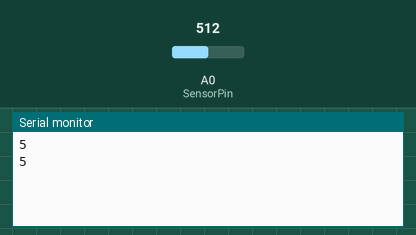
Simulated run of this sketch. Board: Arduino Uno, built with avr-gcc and run on an emulated ATmega328P. Parts: the last lines printed to the serial monitor. The test bench sets the inputs (shaded band); at power-on: A0 (SensorPin) = 512.

Above: at 1.8 s.
1.9 s: A0 (SensorPin) set to 716
At 2.8 s:
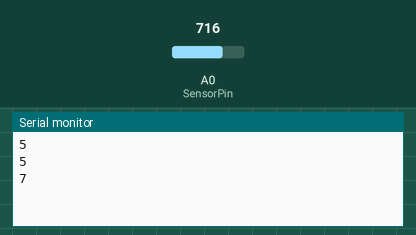
3.4 s: A0 (SensorPin) set to 900
At 4.8 s:
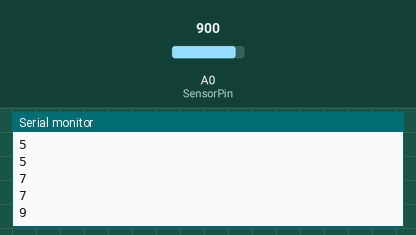
Timing chart, 0 to 6.4 s (numbered marks = the images above; inputs shaded):
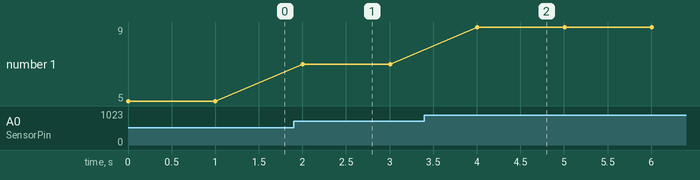

Measured:
- after the input at 1.9 s, the serial monitor: prints a new line after 0.10 s (image 1)
- after the input at 3.4 s, the serial monitor: prints a new line after 0.61 s (image 2)
- plotted number 1: 5 → 7 after the input at 1.9 s, 7 → 9 after the input at 3.4 s

The sketch:

SerialCallResponse.ino
```cpp
#define SensorPin A0
int sensorValue = 0;
void setup() {
   Serial.begin(9600);
}
void loop() {
 {
   sensorValue = sensorValue + analogRead(SensorPin);
   delay(1);
 }
 sensorValue = sensorValue/100.0;
 Serial.println(sensorValue);
 delay(1000);
}
```
